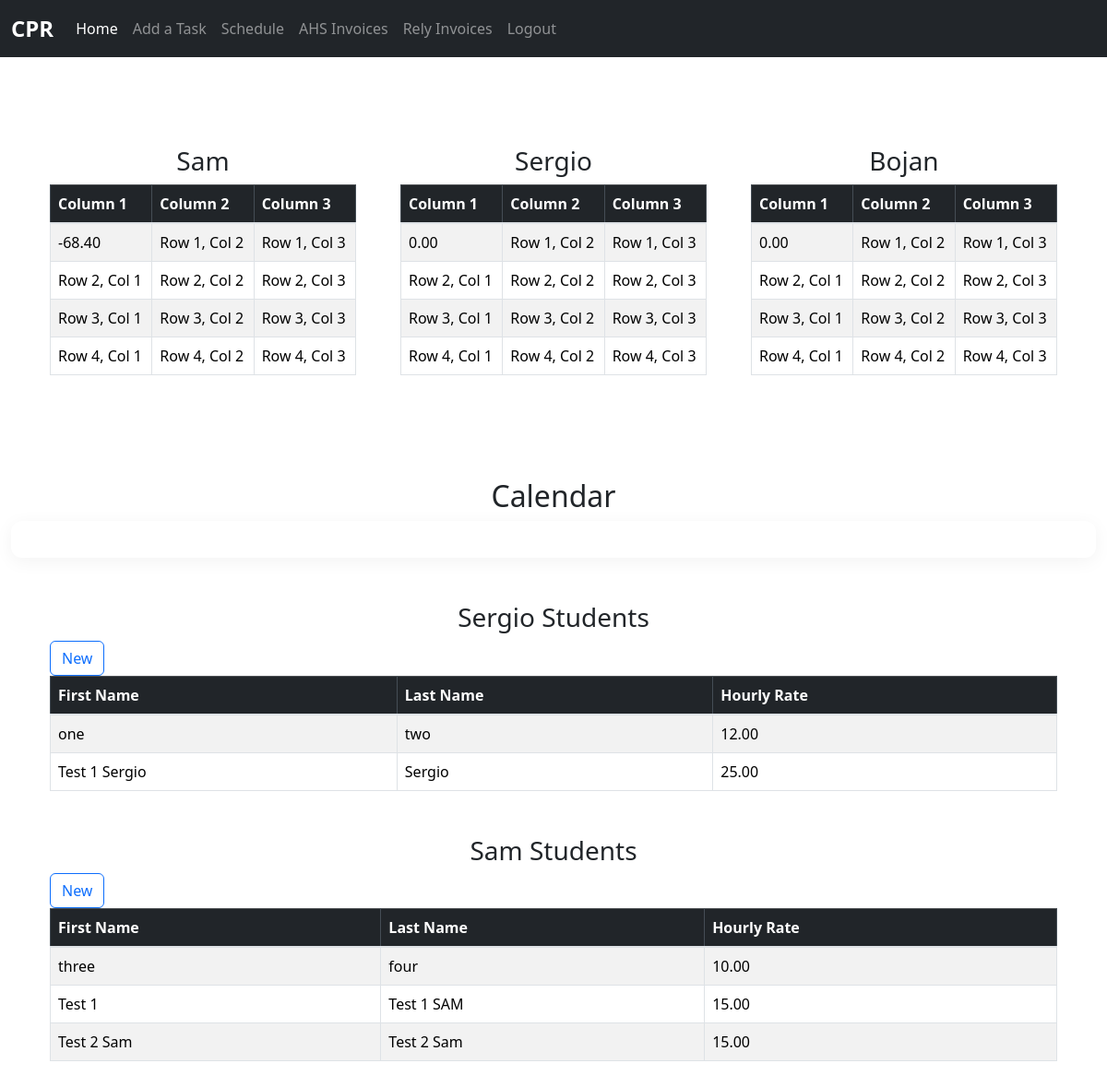
The app's page /payment/ (signed in) with its own data.
### payment/models.py (models this page shows, shortened)
class Schedule_App_Member(models.Model):
    first_name = models.CharField(max_length=200, null=True, blank=True)
    last_name = models.CharField(max_length=200, null=True, blank=True)
    total_amount = models.DecimalField(default=0.0, max_digits=10, decimal_places=2, null=True, blank=True)

class Student(models.Model):
    first_name = models.CharField(max_length=200, null=True, blank=True)
    last_name = models.CharField(max_length=200, null=True, blank=True)
    hourly_rate = models.DecimalField(max_digits=10, decimal_places=2, null=True, blank=True)
    first_field = models.CharField(max_length=200, null=True, blank=True)
    second_field = models.CharField(max_length=200, null=True, blank=True)
    owner = models.ForeignKey(User, on_delete=models.CASCADE, null=True, blank=True)

### payment/views.py (the view)
# urls.py: path('', views.index, name='payment_home'),
@login_required(login_url='login')
def index(request):
    users = User.objects.all()
    students = Student.objects.all()
    sam_students = Student.objects.filter(owner__username="Sam")
    sergio_students = Student.objects.filter(owner__username="Sergio")
    s_app_users = Schedule_App_Member.objects.all()
    sam = Schedule_App_Member.objects.get(first_name="Sam")
    bojan = Schedule_App_Member.objects.get(first_name="Bojan")
    sergio = Schedule_App_Member.objects.get(first_name="Sergio")
    context = {
        "users": users,
        "students": students,
        'sam_students':sam_students,
        'sergio_students':sergio_students,
        "s_app_users": s_app_users,
        "sam": sam,
        "bojan": bojan,
        'sergio':sergio,
    }
    return render(request, 'payment/index.html', context)

### payment/templates/payment/index.html (shortened to what this page needs)
{% extends 'base.html' %}
{% block content %}
<div class="container">
	<div class="row">
		<div class="col-lg-4">
			<div class="container mt-5">
				<h3 style="text-align: center;">Sam</h3>
			    <table class="table table-striped table-bordered">
			      <thead class="table-dark">
			        <tr>
			          <th>Column 1</th>
			          <th>Column 2</th>
			          <th>Column 3</th>
			        </tr>
			      </thead>
			      <tbody>
			        <tr>
			          <td>{{ sam.total_amount }}</td>
			          <td>Row 1, Col 2</td>
			          <td>Row 1, Col 3</td>
			        </tr>
			        <tr>
			          <td>Row 2, Col 1</td>
			          <td>Row 2, Col 2</td>
			          <td>Row 2, Col 3</td>
			        </tr>
			        <tr>
			          <td>Row 3, Col 1</td>
			          <td>Row 3, Col 2</td>
			          <td>Row 3, Col 3</td>
			        </tr>
			        <tr>
			          <td>Row 4, Col 1</td>
			          <td>Row 4, Col 2</td>
			          <td>Row 4, Col 3</td>
			        </tr>
			      </tbody>
			    </table>
			</div>
		</div>
		{% if request.user.username == "Bojan" or request.user.username == "Sergio" or request.user.username == "spleecho" %}
			<div class="col-lg-4">
				<div class="container mt-5">
					<h3 style="text-align: center;">Sergio</h3>
				    <table class="table table-striped table-bordered">
				      <thead class="table-dark">
				        <tr>
				          <th>Column 1</th>
				          <th>Column 2</th>
				          <th>Column 3</th>
				        </tr>
				      </thead>
				      <tbody>
				        <tr>
				          <td>{{ sergio.total_amount }}</td>
				          <td>Row 1, Col 2</td>
				          <td>Row 1, Col 3</td>
				        </tr>
				        <tr>
				          <td>Row 2, Col 1</td>
				          <td>Row 2, Col 2</td>
				          <td>Row 2, Col 3</td>
				        </tr>
				        <tr>
				          <td>Row 3, Col 1</td>
				          <td>Row 3, Col 2</td>
				          <td>Row 3, Col 3</td>
				        </tr>
				        <tr>
				          <td>Row 4, Col 1</td>
				          <td>Row 4, Col 2</td>
				          <td>Row 4, Col 3</td>
				        </tr>
				      </tbody>
				    </table>
				</div>
			</div>
			<div class="col-lg-4">
				<div class="container mt-5">
					<h3 style="text-align: center;">Bojan</h3>
				    <table class="table table-striped table-bordered">
				      <thead class="table-dark">
				        <tr>
				          <th>Column 1</th>
				          <th>Column 2</th>
				          <th>Column 3</th>
				        </tr>
				      </thead>
				      <tbody>
				        <tr>
				          <td>{{ bojan.total_amount }}</td>
				          <td>Row 1, Col 2</td>
				          <td>Row 1, Col 3</td>
				        </tr>
				        <tr>
				          <td>Row 2, Col 1</td>
				          <td>Row 2, Col 2</td>
				          <td>Row 2, Col 3</td>
				        </tr>
				        <tr>
				          <td>Row 3, Col 1</td>
				          <td>Row 3, Col 2</td>
				          <td>Row 3, Col 3</td>
				        </tr>
				        <tr>
				          <td>Row 4, Col 1</td>
				          <td>Row 4, Col 2</td>
				          <td>Row 4, Col 3</td>
				        </tr>
				      </tbody>
				    </table>
				</div>
			</div>
		{% endif %}
	</div></br></br>
</div>
	<center>
			<h2 class="mt-5">Calendar</h2>
			<div id="calendar"></div>
	</center>
<div class="container">
	{% if request.user.username == "Bojan" or request.user.username == "Sergio" or request.user.username == "spleecho" %}
		<div class="container mt-5">
			<h3 style="text-align: center;">Sergio Students</h3>
			<a href="{% url 'new_student' %}" class="btn btn-outline-primary">New</a></br>
		    <table class="table table-striped table-bordered">
		      <thead class="table-dark">
		        <tr>
		          <th>First Name</th>
		          <th>Last Name</th>
		          <th>Hourly Rate</th>
		        </tr>
		      </thead>
		      <tbody>
		      	{% for student in sergio_students %}
		        <tr>
		          <td>{{ student.first_name }}</td>
		          <td>{{ student.last_name }}</td>
		          <td>{{ student.hourly_rate }}</td>
		        </tr>
		        {% endfor %}
		      </tbody>
		    </table>
		</div>
		<div class="container mt-5">
			<h3 style="text-align: center;">Sam Students</h3>
			<a href="{% url 'new_student' %}" class="btn btn-outline-primary">New</a></br>
		    <table class="table table-striped table-bordered">
		      <thead class="table-dark">
		        <tr>
		          <th>First Name</th>
		          <th>Last Name</th>
		          <th>Hourly Rate</th>
		        </tr>
		      </thead>
		      <tbody>
		      	{% for student in sam_students %}
		        <tr>
		          <td>{{ student.first_name }}</td>
		          <td>{{ student.last_name }}</td>
		          <td>{{ student.hourly_rate }}</td>
		        </tr>
		        {% endfor %}
		      </tbody>
		    </table>
		</div>
	{% endif %}
</div>
{% endblock %}

### task_app/templates/base.html (style rules this page uses)
#calendar { max-width: 1700px; margin: 0 auto; background-color: white; border-radius: 12px; padding: 20px; box-shadow: 0 4px 20px rgba(0,0,0,0.05); }

### records on screen
Schedule_App_Member: total_amount "-68.40"
Schedule_App_Member: total_amount "0.00"
Schedule_App_Member: total_amount "0.00"
Student: first_name "one", last_name "two", hourly_rate "12.00"
Student: first_name "Test 1 Sergio", last_name "Sergio", hourly_rate "25.00"
Student: first_name "three", last_name "four", hourly_rate "10.00"
Student: first_name "Test 1", last_name "Test 1 SAM", hourly_rate "15.00"
Student: first_name "Test 2 Sam", last_name "Test 2 Sam", hourly_rate "15.00"
